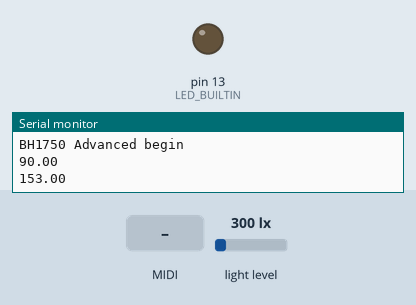
Simulated run of this sketch. Board: Teensy 4. Shown: output pins drawn as LEDs (lit = HIGH), the last lines printed to the serial monitor. The inputs (shaded band) are chosen by the test bench; at power-on: light level 300 lx.

Above: at 0.02 s.
At 1.27 s:
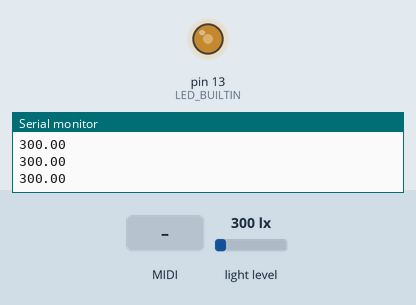
1.3 s: light level set to 40 lx
4.3 s: MIDI note 36 received
7.3 s: MIDI note 48 received
10.3 s: light level set to 500 lx
Timing chart, 0 to 14.3 s (numbered marks = the images above; inputs shaded):
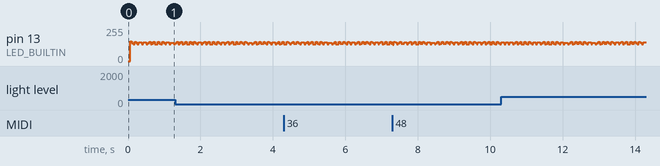

The sketch:

Light-MIDI-debug.ino
```cpp
/*

  Advanced BH1750 library usage example

  This example has some comments about advanced usage features.

  Connections

  - VCC to 3V3 or 5V
  - GND to GND
  - SCL to SCL (A5 on Arduino Uno, Leonardo, etc or 21 on Mega and Due, on
    esp8266 free selectable)
  - SDA to SDA (A4 on Arduino Uno, Leonardo, etc or 20 on Mega and Due, on
    esp8266 free selectable)
  - ADD to (not connected) or GND

  ADD pin is used to set sensor I2C address. If it has voltage greater or equal
  to 0.7VCC voltage (e.g. you've connected it to VCC) the sensor address will be
  0x5C. In other case (if ADD voltage less than 0.7 * VCC) the sensor address
  will be 0x23 (by default).

*/

#include <BH1750.h>
#include <Wire.h>

#include "Filter.h"

ExponentialFilter<long> FilterRange(30, 0);

#define LOWCC1 16
#define HIGHCC1 LOWCC1 + 32


/*
  BH1750 can be physically configured to use two I2C addresses:
    - 0x23 (most common) (if ADD pin had < 0.7VCC voltage)
    - 0x5C (if ADD pin had > 0.7VCC voltage)

  Library uses 0x23 address as default, but you can define any other address.
  If you had troubles with default value - try to change it to 0x5C.

*/
BH1750 lightMeter(0x5c);

// the MIDI channel number to send messages
const int channel = 1;

// the MIDI continuous controller for each analog input
const int controllerA0 = 16; // 10 = pan position


float n0;
float previousA0 = -1;

float minVal = 1.00;
float maxVal = 10000.00;


const boolean debug = true;

void setup() {

  pinMode(LED_BUILTIN, OUTPUT);

  if (debug)
  {
    Serial.begin(115200);

    while (!Serial) {
      //Wait for USB serial port to connect. Needed for native USB port only
    }
  }

  // Initialize the I2C bus (BH1750 library doesn't do this automatically)
  Wire.begin();

  // On esp8266 you can select SCL and SDA pins using Wire.begin(D4, D3);

  /*

    BH1750 has six different measurement modes. They are divided in two groups;
    continuous and one-time measurements. In continuous mode, sensor
    continuously measures lightness value. In one-time mode the sensor makes
    only one measurement and then goes into Power Down mode.

    Each mode, has three different precisions:

      - Low Resolution Mode - (4 lx precision, 16ms measurement time)
      - High Resolution Mode - (1 lx precision, 120ms measurement time)
      - High Resolution Mode 2 - (0.5 lx precision, 120ms measurement time)

    By default, the library uses Continuous High Resolution Mode, but you can
    set any other mode, by passing it to BH1750.begin() or BH1750.configure()
    functions.

    [!] Remember, if you use One-Time mode, your sensor will go to Power Down
    mode each time, when it completes a measurement and you've read it.

    Full mode list:

      BH1750_CONTINUOUS_LOW_RES_MODE
      BH1750_CONTINUOUS_HIGH_RES_MODE (default)
      BH1750_CONTINUOUS_HIGH_RES_MODE_2

      BH1750_ONE_TIME_LOW_RES_MODE
      BH1750_ONE_TIME_HIGH_RES_MODE
      BH1750_ONE_TIME_HIGH_RES_MODE_2

  */

  // begin returns a boolean that can be used to detect setup problems.
  if (lightMeter.begin(BH1750::CONTINUOUS_LOW_RES_MODE)) {
    if (debug)Serial.println(F("BH1750 Advanced begin"));
  } else {
    if (debug)Serial.println(F("Error initialising BH1750"));
    while (true) {
      digitalWrite(LED_BUILTIN, HIGH);
      delay(500);
      digitalWrite(LED_BUILTIN, LOW);
      delay(500);
    } // Stop forever
  }
}

void loop() {
  digitalWrite(LED_BUILTIN, HIGH);
  if (lightMeter.measurementReady()) {

    FilterRange.Filter(lightMeter.readLightLevel());
    float lux = FilterRange.Current();

    n0 = lux;

    if (n0 != previousA0) {
      usbMIDI.sendControlChange(controllerA0, constrain (map (n0, minVal , maxVal, 0, 127), 0, 127), channel);

      //14bit
      //usbMIDI.sendControlChange(HIGHCC1, FilterRange.Current() & 0x7F, 1);
      //usbMIDI.sendControlChange(LOWCC1, (FilterRange.Current() >> 7) & 0x7F, 1);

      previousA0 = n0;
    }

    if (debug) {
      //Serial.print("Light: ");
      Serial.println(lux);
      //Serial.println(" lx");
    }
    delay(5);
    digitalWrite(LED_BUILTIN, LOW);
    delay(5);
  }
  // MIDI Controllers should discard incoming MIDI messages.
  // http://forum.pjrc.com/threads/24179-Teensy-3-Ableton-Analog-CC-causes-midi-crash
  while (usbMIDI.read()) {
    // ignore incoming messages
  }
}
```
